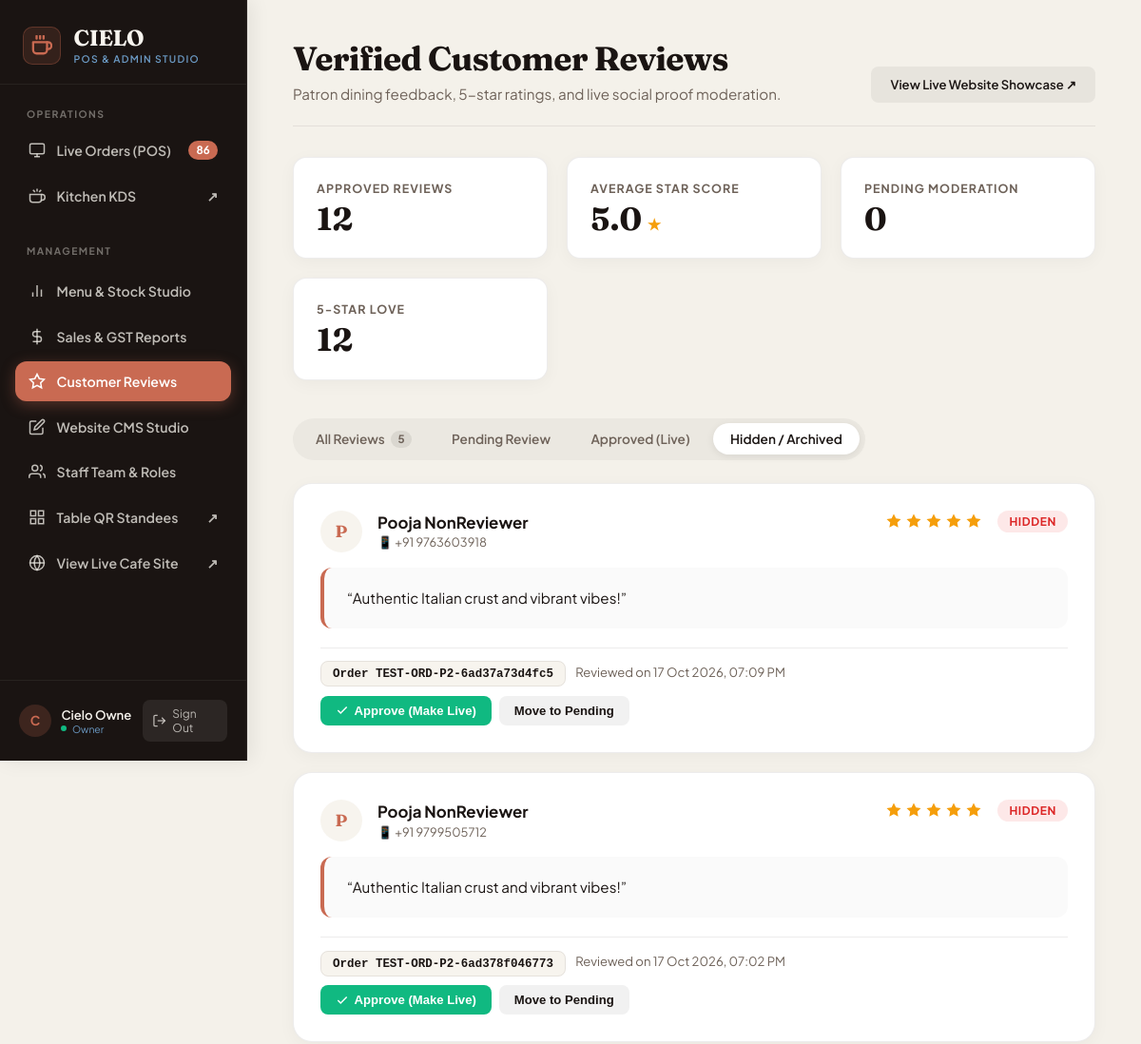
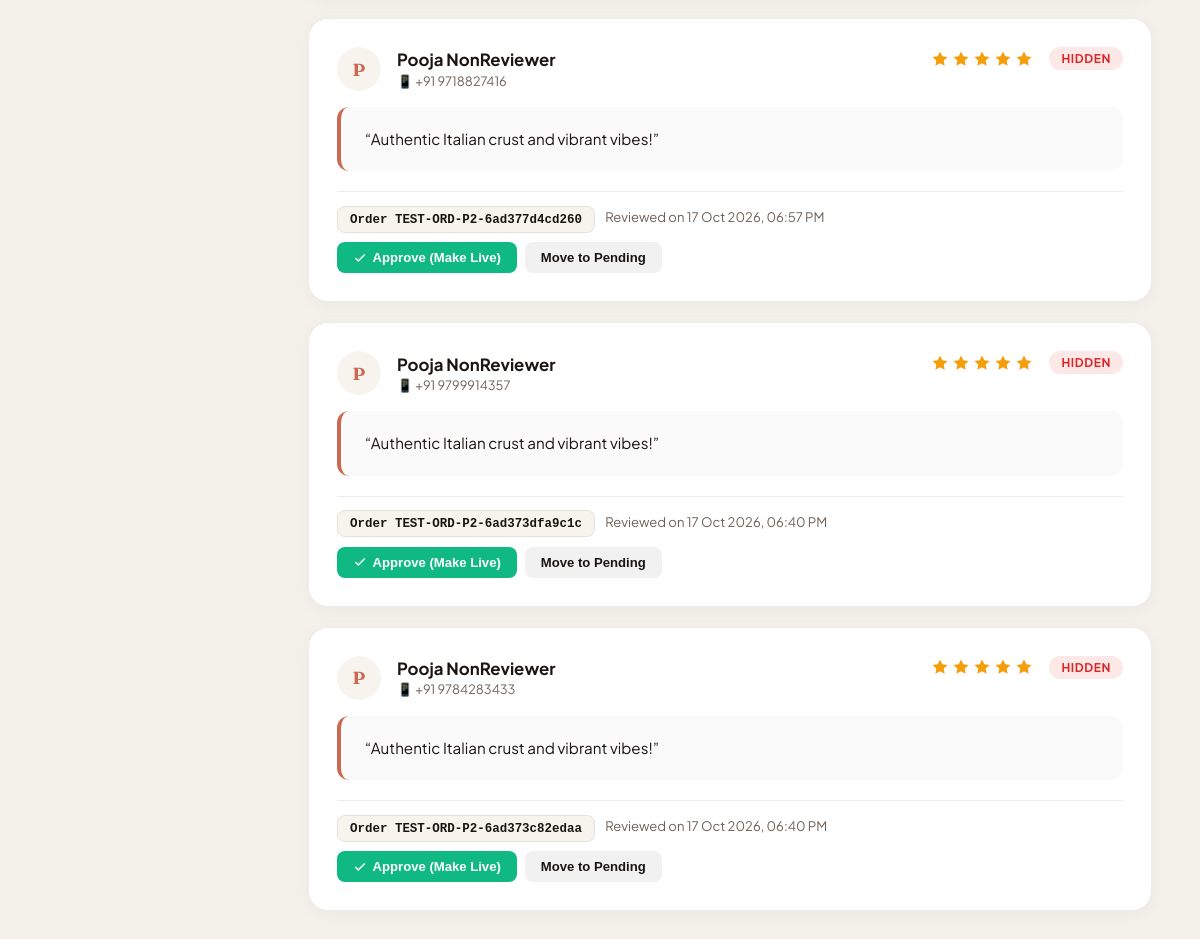
The app's page /admin/reviews.php?status=hidden (signed in) with its own data (2 pictures, top to bottom).
### tables this page shows
CREATE TABLE `reviews` (
  `id` INTEGER PRIMARY KEY AUTOINCREMENT,
  `order_id` INTEGER NOT NULL UNIQUE,
  `user_id` INTEGER NOT NULL,
  `rating` INTEGER NOT NULL,
  `review_text` TEXT NULL,
  `photo_url` TEXT NULL,
  `status` TEXT NOT NULL DEFAULT 'pending',
  `created_at` TEXT NOT NULL DEFAULT CURRENT_TIMESTAMP,
  `updated_at` TEXT NOT NULL DEFAULT CURRENT_TIMESTAMP,
  FOREIGN KEY (`order_id`) REFERENCES `orders` (`id`) ON DELETE CASCADE,
  FOREIGN KEY (`user_id`) REFERENCES `users` (`id`) ON DELETE CASCADE
);

CREATE TABLE `users` (
  `id` INTEGER PRIMARY KEY AUTOINCREMENT,
  `phone` TEXT NOT NULL UNIQUE,
  `name` TEXT NULL,
  `email` TEXT NULL,
  `dob` TEXT NULL,
  `created_at` TEXT NOT NULL DEFAULT CURRENT_TIMESTAMP,
  `updated_at` TEXT NOT NULL DEFAULT CURRENT_TIMESTAMP
);

CREATE TABLE `orders` (
  `id` INTEGER PRIMARY KEY AUTOINCREMENT,
  `order_number` TEXT NOT NULL UNIQUE,
  `user_id` INTEGER NULL,
  `table_id` INTEGER NOT NULL,
  `status` TEXT NOT NULL DEFAULT 'placed',
  `subtotal_paise` INTEGER NOT NULL DEFAULT 0,
  `discount_paise` INTEGER NOT NULL DEFAULT 0,
  `tax_paise` INTEGER NOT NULL DEFAULT 0,
  `total_paise` INTEGER NOT NULL DEFAULT 0,
  `payment_status` TEXT NOT NULL DEFAULT 'pending',
  `payment_method` TEXT NOT NULL DEFAULT 'counter_cash',
  `kitchen_notes` TEXT NULL,
  `cancelled_reason` TEXT NULL,
  `created_at` TEXT NOT NULL DEFAULT CURRENT_TIMESTAMP,
  `updated_at` TEXT NOT NULL DEFAULT CURRENT_TIMESTAMP,
  FOREIGN KEY (`table_id`) REFERENCES `tables` (`id`),
  FOREIGN KEY (`user_id`) REFERENCES `users` (`id`) ON DELETE SET NULL
);

### app/bootstrap.php (called while the page is built, shortened)
<?php
spl_autoload_register(function (string $class) {
    $prefix = 'App\\';
    $baseDir = CIELO_APP . '/';
    $len = strlen($prefix);
    $relativeClass = substr($class, $len);
    $file = $baseDir . str_replace('\\', '/', $relativeClass) . '.php';
});
function db(): \App\Core\Database {
    return \App\Core\Database::getInstance();
}

### app/Core/Database.php (called while the page is built, shortened)
<?php
class Database
{
    private static ?self $instance = null;
    private ?PDO $pdo = null;
    private function __construct()
    {
        $defaultConnection = Config::get('database.default', 'sqlite');
        $config = Config::get("database.connections.{$defaultConnection}");
        $this->driver = $config['driver'] ?? 'mysql';
        try {
            if ($this->driver === 'sqlite') {
                $dbPath = $config['database'];
                $dir = dirname($dbPath);
                $dsn = "sqlite:{$dbPath}";
                $this->pdo = new PDO($dsn, null, null, $config['options'] ?? []);
                $this->pdo->exec('PRAGMA foreign_keys = ON;');
            }
        } catch (PDOException $e) {
            throw new RuntimeException("Database connection failed [{$this->driver}]: " . $e->getMessage(), (int)$e->getCode(), $e);
        }
    }
    public static function getInstance(): self
    {
        if (self::$instance === null) {
            self::$instance = new self();
        }
        return self::$instance;
    }
    public function query(string $sql, array $params = []): \PDOStatement
    {
        try {
            $stmt = $this->pdo->prepare($sql);
            $stmt->execute($params);
            return $stmt;
        } catch (PDOException $e) {
            throw new RuntimeException("Query error: {$e->getMessage()} | SQL: {$sql}", (int)$e->getCode(), $e);
        }
    }
    public function fetch(string $sql, array $params = []): ?array
    {
        $stmt = $this->query($sql, $params);
        $result = $stmt->fetch();
        return $result === false ? null : $result;
    }
    public function fetchAll(string $sql, array $params = []): array
    {
        $stmt = $this->query($sql, $params);
        return $stmt->fetchAll();
    }
}

### app/Models/Review.php (called while the page is built, shortened)
<?php
class Review extends Model
{
    public static function countPending(): int
    {
        $db = db();
        $row = $db->fetch("SELECT COUNT(*) AS total FROM reviews WHERE status = 'pending'");
        return (int)($row['total'] ?? 0);
    }
    public static function getAllWithDetails(int $limit = 100, ?string $status = null): array
    {
        $db = db();
        $params = [];
        $where = "1=1";
        if ($status !== null && $status !== '') {
            $where .= " AND r.status = ?";
            $params[] = $status;
        }
        $params[] = $limit;
        $sql = "SELECT r.*,
                       u.name AS user_name,
                       u.phone AS user_phone,
                       u.email AS user_email,
                       o.order_number,
                       o.total_paise,
                       o.created_at AS order_date,
                       (SELECT GROUP_CONCAT(oi.item_name, ', ') FROM order_items oi WHERE oi.order_id = r.order_id) AS dishes_ordered
                FROM reviews r
                LEFT JOIN users u ON r.user_id = u.id
                LEFT JOIN orders o ON r.order_id = o.id
                WHERE {$where}
                ORDER BY CASE WHEN r.status = 'pending' THEN 0 ELSE 1 END, r.id DESC
                LIMIT ?";
        return $db->fetchAll($sql, $params);
    }
    public static function getSummaryStats(): array
    {
        $db = db();
        $row = $db->fetch("SELECT COUNT(*) AS total, AVG(rating) AS avg_rating FROM reviews WHERE status = 'approved'");
        $total = (int)($row['total'] ?? 0);
        $avg = round((float)($row['avg_rating'] ?? 5.0), 1);
        $distRows = $db->fetchAll("SELECT rating, COUNT(*) AS count FROM reviews WHERE status = 'approved' GROUP BY rating");
        $distribution = [5 => 0, 4 => 0, 3 => 0, 2 => 0, 1 => 0];
        foreach ($distRows as $dr) {
            $r = (int)$dr['rating'];
            if (isset($distribution[$r])) {
                $distribution[$r] = (int)$dr['count'];
            }
        }
        return [
            'total_approved' => $total,
            'average_rating' => $total > 0 ? $avg : 5.0,
            'distribution' => $distribution,
        ];
    }
}

### app/Core/Config.php (called while the page is built, shortened)
<?php
class Config
{
    private static array $items = [];
    public static function get(string $key, mixed $default = null): mixed
    {
        $parts = explode('.', $key);
        $file = array_shift($parts);
        if (!isset(self::$items[$file])) {
            $path = CIELO_CONFIG . '/' . $file . '.php';
            if (file_exists($path)) {
                self::$items[$file] = require $path;
            } else {
                return $default;
            }
        }
        $current = self::$items[$file];
        foreach ($parts as $part) {
            $current = $current[$part];
        }
        return $current;
    }
}

### config/database.php (called while the page is built)
<?php
return [
    'default' => getenv('DB_CONNECTION') ?: 'sqlite',
    'connections' => [
        'mysql' => [
            'driver' => 'mysql',
            'host' => getenv('DB_HOST') ?: '127.0.0.1',
            'port' => (int)(getenv('DB_PORT') ?: 3306),
            'database' => getenv('DB_DATABASE') ?: 'cielo_cafe',
            'username' => getenv('DB_USERNAME') ?: 'root',
            'password' => getenv('DB_PASSWORD') ?: '',
            'charset' => 'utf8mb4',
            'collation' => 'utf8mb4_unicode_ci',
            'options' => [
                PDO::ATTR_ERRMODE => PDO::ERRMODE_EXCEPTION,
                PDO::ATTR_DEFAULT_FETCH_MODE => PDO::FETCH_ASSOC,
                PDO::ATTR_EMULATE_PREPARES => false,
                (defined('Pdo\Mysql::ATTR_INIT_COMMAND') ? \Pdo\Mysql::ATTR_INIT_COMMAND : 1002) => "SET NAMES utf8mb4 COLLATE utf8mb4_unicode_ci",
            ],
        ],
        'sqlite' => [
            'driver' => 'sqlite',
            'database' => (function() {
                $raw = (string)(getenv('DB_DATABASE') ?: '');
                if (empty($raw) || $raw === 'cielo_cafe') {
                    return (defined('CIELO_DATABASE') ? CIELO_DATABASE : __DIR__ . '/../database') . '/cielo.sqlite';
                }
                if (str_starts_with($raw, '/') || preg_match('/^[A-Za-z]:[\\\\\/]/', $raw)) {
                    return $raw;
                }
                $root = defined('CIELO_ROOT') ? CIELO_ROOT : dirname(__DIR__);
                return $root . '/' . ltrim($raw, '/');
            })(),
            'options' => [
                PDO::ATTR_ERRMODE => PDO::ERRMODE_EXCEPTION,
                PDO::ATTR_DEFAULT_FETCH_MODE => PDO::FETCH_ASSOC,
                PDO::ATTR_EMULATE_PREPARES => false,
            ],
        ],
    ],
];

### app/Services/ReviewService.php (called while the page is built, shortened)
<?php
class ReviewService
{
    public static function getStats(): array
    {
        return Review::getSummaryStats();
    }
}

### admin/reviews.php (the view, shortened to what this page needs)
<?php
require_once __DIR__ . '/../app/bootstrap.php';
$filter = (string)($_GET['status'] ?? 'all');
$statusFilter = in_array($filter, ['pending', 'approved', 'hidden'], true) ? $filter : null;
$reviews = Review::getAllWithDetails(100, $statusFilter);
$stats = ReviewService::getStats();
$pendingCount = Review::countPending();
?>
<!DOCTYPE html>
<html lang="en">
<head>
</head>
<body>
  <?php require __DIR__ . '/includes/sidebar.php'; ?>
  <main class="admin-main">
    <div class="header-bar">
      <div>
        <h1 class="page-title">Verified Customer Reviews</h1>
        <p class="page-sub">Patron dining feedback, 5-star ratings, and live social proof moderation.</p>
      </div>
      <div>
        <a href="/index.php#reviews" target="_blank" class="btn-action btn-restore" style="text-decoration: none; padding: 0.65rem 1.25rem;">
          View Live Website Showcase ↗
        </a>
      </div>
    </div>
    <div class="metric-grid">
      <div class="metric-card">
        <span class="metric-label">Approved Reviews</span>
        <div class="metric-value">
          <?= number_format($stats['total_approved']) ?>
        </div>
      </div>
      <div class="metric-card">
        <span class="metric-label">Average Star Score</span>
        <div class="metric-value">
          <?= number_format($stats['average_rating'], 1) ?> <span style="font-size: 1rem; color: #F59E0B;">★</span>
        </div>
      </div>
      <div class="metric-card">
        <span class="metric-label">Pending Moderation</span>
        <div class="metric-value" style="color: <?= $pendingCount > 0 ? 'var(--accent-terracotta)' : 'var(--text-espresso)' ?>;">
          <?= number_format($pendingCount) ?>
        </div>
      </div>
      <div class="metric-card">
        <span class="metric-label">5-Star Love</span>
        <div class="metric-value">
          <?= number_format($stats['distribution'][5] ?? 0) ?>
        </div>
      </div>
    </div>
    <div class="filters-bar">
      <div class="filter-tabs">
        <a href="?status=all" class="filter-tab <?= $filter === 'all' ? 'active' : '' ?>">
          All Reviews
          <span class="badge-count"><?= count($reviews) ?></span>
        </a>
        <a href="?status=pending" class="filter-tab <?= $filter === 'pending' ? 'active' : '' ?>">
          Pending Review
        </a>
        <a href="?status=approved" class="filter-tab <?= $filter === 'approved' ? 'active' : '' ?>">
          Approved (Live)
        </a>
        <a href="?status=hidden" class="filter-tab <?= $filter === 'hidden' ? 'active' : '' ?>">
          Hidden / Archived
        </a>
      </div>
    </div>
    <?php if (empty($reviews)): ?>
      <div style="background: #fff; border-radius: var(--radius-lg); padding: 4rem 2rem; text-align: center; border: 1px dashed var(--border-warm); color: var(--text-muted);">
        <div style="font-size: 2.5rem; margin-bottom: 0.5rem;">★</div>
        <h3 style="font-size: 1.15rem; color: var(--text-espresso); margin: 0 0 0.5rem;">No reviews found in this view</h3>
        <p style="font-size: 0.88rem; margin: 0;">Verified reviews will appear here once patrons complete dining orders.</p>
      </div>
    <?php else: ?>
      <div class="reviews-list">
        <?php foreach ($reviews as $rev): ?>
          <div class="review-item">
            <div class="review-item-header">
              <div class="reviewer-meta">
                <div class="reviewer-avatar">
                  <?= strtoupper(substr($rev['user_name'] ?: 'P', 0, 1)) ?>
                </div>
                <div>
                  <h3 class="reviewer-name"><?= htmlspecialchars($rev['user_name'] ?: 'Patron') ?></h3>
                  <div class="reviewer-contact">
                    <span>📱 +91 <?= htmlspecialchars((string)$rev['user_phone']) ?></span>
                  </div>
                </div>
              </div>
              <div style="display: flex; align-items: center; gap: 1rem;">
                <div class="stars-display">
                  <?php for ($s = 1; $s <= 5; $s++): ?>
                    <svg class="star-icon <?= $s <= (int)$rev['rating'] ? '' : 'empty' ?>" viewBox="0 0 24 24">
                      <polygon points="12 2 15.09 8.26 22 9.27 17 14.14 18.18 21.02 12 17.77 5.82 21.02 7 14.14 2 9.27 8.91 8.26 12 2"/>
                    </svg>
                  <?php endfor; ?>
                </div>
                <span class="status-badge <?= htmlspecialchars($rev['status']) ?>">
                  <?= ucfirst(htmlspecialchars($rev['status'])) ?>
                </span>
              </div>
            </div>
            <div class="review-content">
              &ldquo;<?= nl2br(htmlspecialchars((string)$rev['review_text'])) ?>&rdquo;
            </div>
            <div class="review-footer">
              <div style="font-size: 0.82rem; color: var(--text-muted);">
                <span class="order-pill">Order <?= htmlspecialchars((string)$rev['order_number']) ?></span>
                <span style="margin-left: 0.5rem;">Reviewed on <?= date('d M Y, h:i A', strtotime($rev['created_at'])) ?></span>
              </div>
              <form method="POST" style="margin: 0;" class="action-group">
                <?php if ($rev['status'] !== 'approved'): ?>
                  <button type="submit" name="new_status" value="approved" class="btn-action btn-approve">
                    <svg width="14" height="14" viewBox="0 0 24 24" fill="none" stroke="currentColor" stroke-width="2.5"><polyline points="20 6 9 17 4 12"/></svg>
                    Approve (Make Live)
                  </button>
                <?php endif; ?>
                <?php if ($rev['status'] === 'hidden'): ?>
                  <button type="submit" name="new_status" value="pending" class="btn-action btn-restore">
                    Move to Pending
                  </button>
                <?php endif; ?>
              </form>
            </div>
          </div>
        <?php endforeach; ?>
      </div>
    <?php endif; ?>
  </main>
</body>
</html>

### records on screen
reviews: user.name "P", user.name "Pooja NonReviewer", user.phone "9763603918", rating 5 (drawn), status "HIDDEN", review_text "Authentic Italian crust and vibrant vibes!", order.order_number "TEST-ORD-P2-6ad37a73d4fc5", created_at "17 Oct 2026, 07:09 PM", shows "Approve (Make Live)", shows "Move to Pending"
reviews: user.name "P", user.name "Pooja NonReviewer", user.phone "9799505712", rating 5 (drawn), status "HIDDEN", review_text "Authentic Italian crust and vibrant vibes!", order.order_number "TEST-ORD-P2-6ad378f046773", created_at "17 Oct 2026, 07:02 PM", shows "Approve (Make Live)", shows "Move to Pending"
reviews: user.name "P", user.name "Pooja NonReviewer", user.phone "9718827416", rating 5 (drawn), status "HIDDEN", review_text "Authentic Italian crust and vibrant vibes!", order.order_number "TEST-ORD-P2-6ad377d4cd260", created_at "17 Oct 2026, 06:57 PM", shows "Approve (Make Live)", shows "Move to Pending"
reviews: user.name "P", user.name "Pooja NonReviewer", user.phone "9799914357", rating 5 (drawn), status "HIDDEN", review_text "Authentic Italian crust and vibrant vibes!", order.order_number "TEST-ORD-P2-6ad373dfa9c1c", created_at "17 Oct 2026, 06:40 PM", shows "Approve (Make Live)", shows "Move to Pending"
reviews: user.name "P", user.name "Pooja NonReviewer", user.phone "9784283433", rating 5 (drawn), status "HIDDEN", review_text "Authentic Italian crust and vibrant vibes!", order.order_number "TEST-ORD-P2-6ad373c82edaa", created_at "17 Oct 2026, 06:40 PM", shows "Approve (Make Live)", shows "Move to Pending"

### other values on screen
$activeOrdersCount "86"
substr((string)($staffUser['name'] ?? 'U'), 0, 1) "C"
$staffUser['name'] "Cielo…"
$staffUser['role'] "Owner"
$stats['total_approved'] "12"
$stats['average_rating'] "5.0"
$pendingCount "0"
$stats['distribution'][5] "12"
count($reviews) "5"
